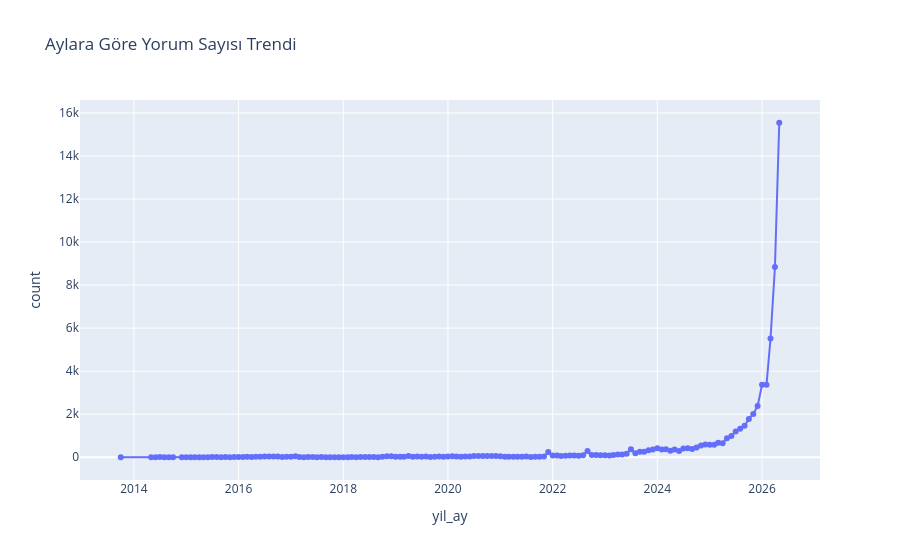
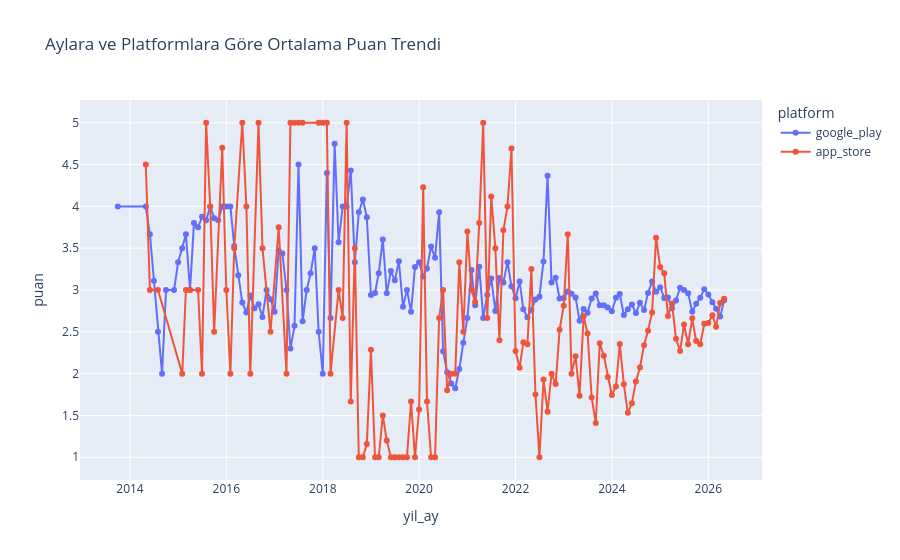

The notebook cell saved with these charts, in order:
### Markdown cell above
## 2.3 Zaman Analizi

### Code cell
if 'tarih' in df.columns:
    try:
        # Tarih sütununu datetime'a çevirme
        df['tarih'] = pd.to_datetime(df['tarih'], utc=True, format='mixed')
        df['yil_ay'] = df['tarih'].dt.to_period('M').astype(str)
        
        monthly_counts = df.groupby('yil_ay').size().reset_index(name='count')
        fig6 = px.line(monthly_counts, x='yil_ay', y='count', title='Aylara Göre Yorum Sayısı Trendi', markers=True)
        fig6.show()
        
        monthly_avg = df.groupby(['yil_ay', 'platform'])['puan'].mean().reset_index()
        fig7 = px.line(monthly_avg, x='yil_ay', y='puan', color='platform', title='Aylara ve Platformlara Göre Ortalama Puan Trendi', markers=True)
        fig7.show()
        
        top_3_months = monthly_counts.sort_values(by='count', ascending=False).head(3)
        bottom_3_months = monthly_counts.sort_values(by='count', ascending=True).head(3)
        
        print("\n--- En Çok Yorum Yapılan 3 Ay ---")
        display(top_3_months)
        print("\n--- En Az Yorum Yapılan 3 Ay ---")
        display(bottom_3_months)
        
    except Exception as e:
        print(f"Tarih formatı dönüştürülemedi. Hata: {e}\nBu bölüm atlanıyor...")
else:
    print("Veride 'tarih' sütunu bulunamadı.")

### Figure 1 — Plotly figure (JSON) as saved in the notebook; plotly's stock layout.template omitted (floating-point values rounded to 4 significant figures; data arrays with more than 128 entries replaced by an {"elided": "..."} marker saying what was removed)
{"data": [{"hovertemplate": "yil_ay=%{x}<br>count=%{y}<extra></extra>", "legendgroup": "", "line": {"color": "#636efa", "dash": "solid"}, "marker": {"symbol": "circle"}, "mode": "lines+markers", "name": "", "orientation": "v", "showlegend": false, "type": "scatter", "x": {"elided": "145 str values"}, "xaxis": "x", "y": {"elided": "145 int values"}, "yaxis": "y"}], "layout": {"legend": {"tracegroupgap": 0}, "title": {"text": "Aylara Göre Yorum Sayısı Trendi"}, "xaxis": {"anchor": "y", "domain": [0, 1], "title": {"text": "yil_ay"}}, "yaxis": {"anchor": "x", "domain": [0, 1], "title": {"text": "count"}}}}

### Figure 2 — Plotly figure (JSON) as saved in the notebook; plotly's stock layout.template omitted (floating-point values rounded to 4 significant figures; data arrays with more than 128 entries replaced by an {"elided": "..."} marker saying what was removed)
{"data": [{"hovertemplate": "platform=google_play<br>yil_ay=%{x}<br>puan=%{y}<extra></extra>", "legendgroup": "google_play", "line": {"color": "#636efa", "dash": "solid"}, "marker": {"symbol": "circle"}, "mode": "lines+markers", "name": "google_play", "orientation": "v", "showlegend": true, "type": "scatter", "x": {"elided": "145 str values"}, "xaxis": "x", "y": {"elided": "145 float values"}, "yaxis": "y"}, {"hovertemplate": "platform=app_store<br>yil_ay=%{x}<br>puan=%{y}<extra></extra>", "legendgroup": "app_store", "line": {"color": "#EF553B", "dash": "solid"}, "marker": {"symbol": "circle"}, "mode": "lines+markers", "name": "app_store", "orientation": "v", "showlegend": true, "type": "scatter", "x": ["2014-05", "2014-06", "2014-08", "2015-02", "2015-03", "2015-04", "2015-06", "2015-07", "2015-08", "2015-09", "2015-10", "2015-12", "2016-01", "2016-02", "2016-03", "2016-05", "2016-06", "2016-07", "2016-09", "2016-10", "2016-12", "2017-02", "2017-04", "2017-05", "2017-06", "2017-07", "2017-08", "2017-12", "2018-01", "2018-02", "2018-03", "2018-05", "2018-06", "2018-07", "2018-08", "2018-09", "2018-10", "2018-11", "2018-12", "2019-01", "2019-02", "2019-03", "2019-04", "2019-05", "2019-06", "2019-07", "2019-08", "2019-09", "2019-10", "2019-11", "2019-12", "2020-01", "2020-02", "2020-03", "2020-04", "2020-05", "2020-06", "2020-07", "2020-08", "2020-09", "2020-10", "2020-11", "2020-12", "2021-01", "2021-02", "2021-03", "2021-04", "2021-05", "2021-06", "2021-07", "2021-08", "2021-09", "2021-10", "2021-11", "2021-12", "2022-01", "2022-02", "2022-03", "2022-04", "2022-05", "2022-06", "2022-07", "2022-08", "2022-09", "2022-10", "2022-11", "2022-12", "2023-01", "2023-02", "2023-03", "2023-04", "2023-05", "2023-06", "2023-07", "2023-08", "2023-09", "2023-10", "2023-11", "2023-12", "2024-01", "2024-02", "2024-03", "2024-04", "2024-05", "2024-06", "2024-07", "2024-08", "2024-09", "2024-10", "2024-11", "2024-12", "2025-01", "2025-02", "2025-03", "2025-04", "2025-05", "2025-06", "2025-07", "2025-08", "2025-09", "2025-10", "2025-11", "2025-12", "2026-01", "2026-02", "2026-03", "2026-04", "2026-05"], "xaxis": "x", "y": [4.5, 3.0, 3.0, 2.0, 3.0, 3.0, 3.0, 2.0, 5.0, 4.0, 2.5, 4.7, 3.0, 2.0, 3.5, 5.0, 4.0, 2.0, 5.0, 3.5, 2.5, 3.75, 2.0, 5.0, 5.0, 5.0, 5.0, 5.0, 5.0, 5.0, 2.0, 3.0, 2.667, 5.0, 1.667, 3.5, 1.0, 1.0, 1.158, 2.286, 1.0, 1.0, 1.5, 1.2, 1.0, 1.0, 1.0, 1.0, 1.0, 1.667, 1.0, 1.571, 4.227, 1.667, 1.0, 1.0, 2.667, 3.0, 1.8, 2.0, 2.0, 3.333, 2.5, 3.7, 3.0, 2.857, 3.8, 5.0, 2.667, 4.118, 3.5, 2.4, 3.714, 4.0, 4.691, 2.27, 2.071, 2.375, 2.35, 3.25, 1.75, 1.0, 1.929, 1.545, 2.0, 1.875, 2.524, 2.812, 3.667, 2.0, 2.207, 1.737, 2.688, 2.481, 1.714, 1.41, 2.364, 2.213, 1.959, 1.745, 1.847, 2.356, 1.872, 1.533, 1.645, 1.907, 2.073, 2.34, 2.514, 2.732, 3.625, 3.276, 3.2, 2.688, 2.839, 2.417, 2.27, 2.587, 2.351, 2.661, 2.389, 2.351, 2.596, 2.606, 2.698, 2.56, 2.843, 2.897], "yaxis": "y"}], "layout": {"legend": {"title": {"text": "platform"}, "tracegroupgap": 0}, "title": {"text": "Aylara ve Platformlara Göre Ortalama Puan Trendi"}, "xaxis": {"anchor": "y", "domain": [0, 1], "title": {"text": "yil_ay"}}, "yaxis": {"anchor": "x", "domain": [0, 1], "title": {"text": "puan"}}}}
